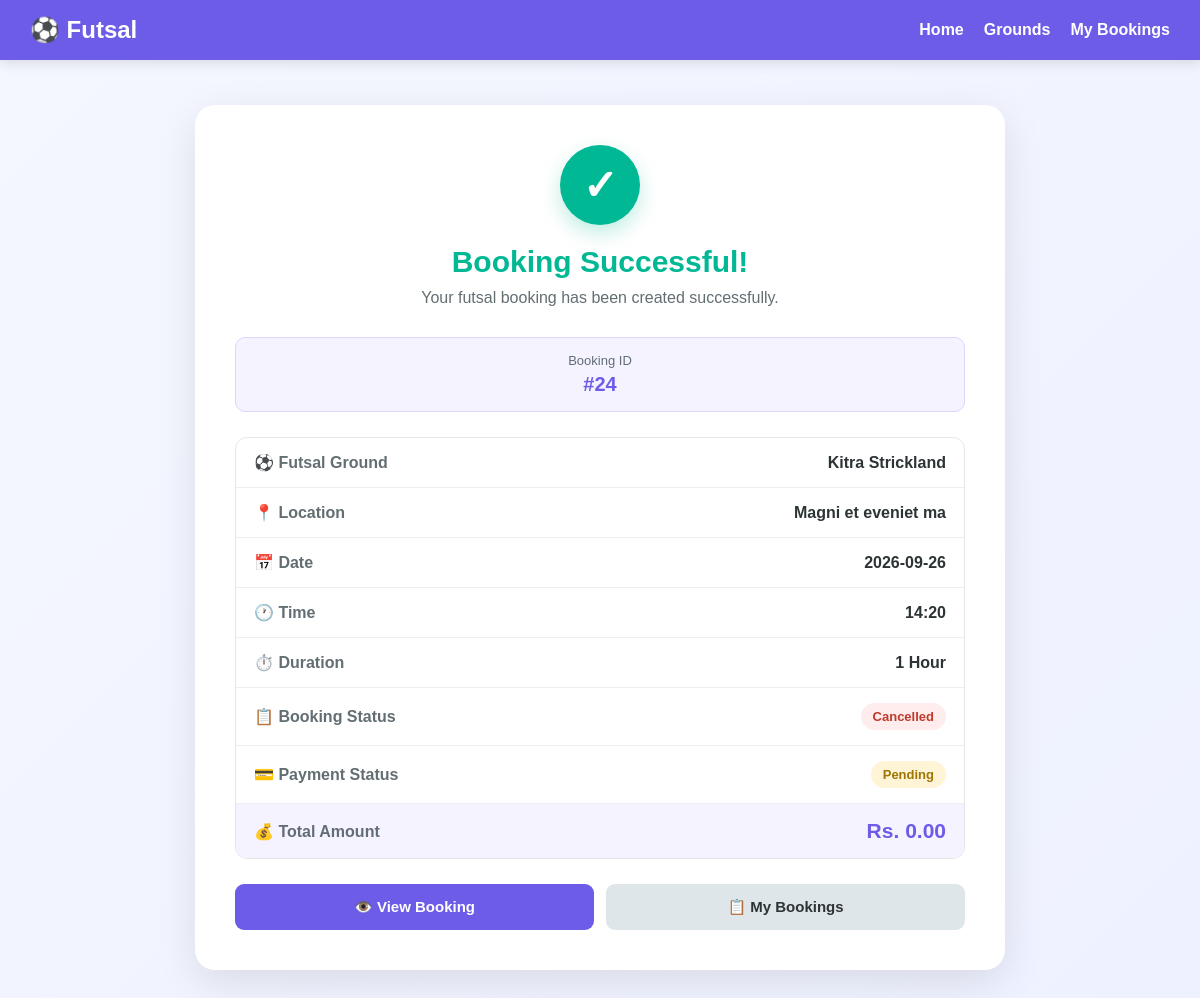
The page /booking-success/24 (signed in) on the database its author committed.
### tables this page shows
CREATE TABLE bookings (
            id INTEGER PRIMARY KEY AUTOINCREMENT,
            user_id INTEGER NOT NULL,
            ground_id INTEGER NOT NULL,
            booking_date TEXT NOT NULL,
            booking_time TEXT NOT NULL,
            created_at TIMESTAMP DEFAULT CURRENT_TIMESTAMP, status TEXT
            DEFAULT 'confirmed', duration REAL
            DEFAULT 1, payment_status TEXT

            DEFAULT 'pending', payment_method TEXT

            DEFAULT 'cash', payment_reference TEXT, paid_at TIMESTAMP, transaction_uuid
            TEXT, esewa_transaction_code
            TEXT, esewa_product_code
            TEXT, esewa_amount
            REAL, esewa_verified_at
            TIMESTAMP,

            FOREIGN KEY (user_id) REFERENCES users(id),
            FOREIGN KEY (ground_id) REFERENCES grounds(id),

            UNIQUE(ground_id, booking_date, booking_time)
        );

CREATE TABLE grounds (
            id INTEGER PRIMARY KEY AUTOINCREMENT,
            name TEXT NOT NULL,
            location TEXT NOT NULL,
            price INTEGER NOT NULL,
            contact TEXT,
            opening_time TEXT,
            closing_time TEXT,
            description TEXT,
            image TEXT
        );

### app.py (the view, shortened to what this page needs)
@app.route(
    "/booking-success/<int:booking_id>"
)
@login_required
def booking_success(booking_id):
    conn = get_db()
    booking = conn.execute(
        """
        SELECT
            bookings.*,
            grounds.name AS ground_name,
            grounds.location AS ground_location,
            grounds.price AS ground_price,
            grounds.image AS ground_image
        FROM bookings
        JOIN grounds
            ON bookings.ground_id = grounds.id
        WHERE bookings.id = ?
        AND bookings.user_id = ?
        """,
        (
            booking_id,
            session["user_id"]
        )
    ).fetchone()
    conn.close()
    return render_template(
        "booking_success.html",
        booking=booking
    )

### app.py (called while the page is built, shortened)
def login_required(view_function):
    @wraps(view_function)
    def wrapper(*args, **kwargs):
        return view_function(
            *args,
            **kwargs
        )
    return wrapper

def get_db():
    conn = sqlite3.connect(
        DATABASE
    )
    conn.row_factory = sqlite3.Row
    conn.execute(
        "PRAGMA foreign_keys = ON"
    )
    return conn

### templates/booking_success.html (shortened to what this page needs)
<!DOCTYPE html>
<html lang="en">
<head>
</head>
<body>
    <nav class="navbar">
        <h2>⚽ Futsal</h2>
        <div class="nav-links">
            <a href="{{ url_for('index') }}">
                Home
            </a>
            <a href="{{ url_for('grounds') }}">
                Grounds
            </a>
            <a href="{{ url_for('my_bookings') }}">
                My Bookings
            </a>
        </div>
    </nav>
    <div class="container">
        <div class="success-card">
            <div class="success-icon">
                ✓
            </div>
            <h1>
                Booking Successful!
            </h1>
            <p>
                Your futsal booking has been created successfully.
            </p>
            {% if booking %}
                <div class="booking-number">
                    <span>
                        Booking ID
                    </span>
                    <strong>
                        #{{ booking["id"] }}
                    </strong>
                </div>
                <div class="details">
                    <div class="detail-row">
                        <span class="detail-label">
                            ⚽ Futsal Ground
                        </span>
                        <span class="detail-value">
                            {{ booking["ground_name"] }}
                        </span>
                    </div>
                    {% if booking["ground_location"] %}
                        <div class="detail-row">
                            <span class="detail-label">
                                📍 Location
                            </span>
                            <span class="detail-value">
                                {{ booking["ground_location"] }}
                            </span>
                        </div>
                    {% endif %}
                    <div class="detail-row">
                        <span class="detail-label">
                            📅 Date
                        </span>
                        <span class="detail-value">
                            {{ booking["booking_date"] }}
                        </span>
                    </div>
                    <div class="detail-row">
                        <span class="detail-label">
                            🕐 Time
                        </span>
                        <span class="detail-value">
                            {{ booking["booking_time"] }}
                        </span>
                    </div>
                    <div class="detail-row">
                        <span class="detail-label">
                            ⏱️ Duration
                        </span>
                        <span class="detail-value">
                            {% if booking["duration"] == 1 %}
                                1 Hour
                            {% elif booking["duration"] == 1.5 %}
                                1.5 Hours
                            {% elif booking["duration"] == 2 %}
                                2 Hours
                            {% else %}
                                {{ booking["duration"] }} Hours
                            {% endif %}
                        </span>
                    </div>
                    <div class="detail-row">
                        <span class="detail-label">
                            📋 Booking Status
                        </span>
                        <span class="detail-value">
                            <span
                                class="status
                                {% if booking['status'] == 'confirmed' %}
                                    status-confirmed
                                {% elif booking['status'] == 'cancelled' %}
                                    status-cancelled
                                {% else %}
                                    status-pending
                                {% endif %}"
                            >
                                {{ booking["status"] }}
                            </span>
                        </span>
                    </div>
                    <div class="detail-row">
                        <span class="detail-label">
                            💳 Payment Status
                        </span>
                        <span class="detail-value">
                            <span
                                class="status
                                {% if booking['payment_status'] == 'paid' %}
                                    status-paid
                                {% elif booking['payment_status'] == 'submitted' %}
                                    status-submitted
                                {% elif booking['payment_status'] == 'rejected' %}
                                    status-cancelled
                                {% else %}
                                    status-pending
                                {% endif %}"
                            >
                                {{ booking["payment_status"] }}
                            </span>
                        </span>
                    </div>
                    {% set price =
                        booking["price"]|default(0)|float
                    %}
                    {% set duration =
                        booking["duration"]|default(1)|float
                    %}
                    {% set total =
                        price * duration
                    %}
                    <div
                        class="detail-row total-row"
                    >
                        <span class="detail-label">
                            💰 Total Amount
                        </span>
                        <span class="detail-value">
                            Rs. {{ "%.2f"|format(total) }}
                        </span>
                    </div>
                </div>
                <div class="button-row">
                    <a
                        href="{{ url_for(
                            'booking_details',
                            booking_id=booking['id']
                        ) }}"
                        class="btn btn-primary"
                    >
                        👁️ View Booking
                    </a>
                    <a
                        href="{{ url_for('my_bookings') }}"
                        class="btn btn-secondary"
                    >
                        📋 My Bookings
                    </a>
                </div>
            {% endif %}
        </div>
    </div>
</body>
</html>

### templates/booking_success.html (style rules this page uses)
* { box-sizing: border-box; margin: 0; padding: 0; }
body { font-family: Arial, Helvetica, sans-serif; min-height: 100vh; background: linear-gradient( 135deg, #f5f7ff, #eef1ff ); color: #2d3436; }
.navbar { background: #6c5ce7; color: white; padding: 16px 30px; display: flex; justify-content: space-between; align-items: center; box-shadow: 0 3px 12px rgba(0, 0, 0, 0.12); }
.navbar h2 { font-size: 24px; }
.nav-links { display: flex; gap: 20px; align-items: center; }
.nav-links a { color: white; text-decoration: none; font-weight: 600; }
.container { width: 100%; max-width: 850px; margin: 45px auto; padding: 0 20px; }
.success-card { background: white; border-radius: 20px; padding: 40px; box-shadow: 0 12px 40px rgba(0, 0, 0, 0.10); text-align: center; }
.success-icon { width: 80px; height: 80px; margin: 0 auto 20px; border-radius: 50%; background: #00b894; color: white; display: flex; justify-content: center; align-items: center; font-size: 42px; font-weight: bold; box-shadow: 0 8px 20px rgba(0, 184, 148, 0.25); }
.success-card h1 { color: #00b894; font-size: 30px; margin-bottom: 10px; }
.success-card > p { color: #636e72; margin-bottom: 30px; }
.booking-number { background: #f5f3ff; border: 1px solid #ddd7ff; border-radius: 10px; padding: 15px; margin-bottom: 25px; }
.booking-number span { display: block; color: #636e72; font-size: 13px; margin-bottom: 5px; }
.booking-number strong { color: #6c5ce7; font-size: 20px; }
.details { text-align: left; border: 1px solid #e6e6e6; border-radius: 12px; overflow: hidden; margin-bottom: 25px; }
.detail-row { display: flex; justify-content: space-between; align-items: center; padding: 15px 18px; border-bottom: 1px solid #eeeeee; gap: 20px; }
.detail-row:last-child { border-bottom: none; }
.detail-label { color: #636e72; font-weight: 600; }
.detail-value { color: #2d3436; font-weight: 700; text-align: right; }
.total-row { background: #f5f3ff; }
.total-row .detail-value { color: #6c5ce7; font-size: 21px; }
.status { display: inline-block; padding: 6px 12px; border-radius: 20px; font-size: 13px; font-weight: bold; text-transform: capitalize; }
.status-pending { background: #fff4d6; color: #9c7600; }
.status-cancelled { background: #ffecec; color: #c0392b; }
.button-row { display: flex; gap: 12px; flex-wrap: wrap; }
.btn { flex: 1; min-width: 180px; padding: 14px 20px; border: none; border-radius: 9px; font-size: 15px; font-weight: bold; cursor: pointer; text-decoration: none; text-align: center; transition: transform 0.2s, opacity 0.2s; }
.btn-primary { background: #6c5ce7; color: white; }
.btn-secondary { background: #dfe6e9; color: #2d3436; }

### rows shown on the page
bookings: id "24", booking_date "2026-09-26", booking_time "14:20", status "Cancelled", payment_status "Pending"
grounds: ground_name "Kitra Strickland", ground_location "Magni et eveniet ma"

### other values the page prints
{{ "%.2f"|format(total) }} "0.00"
